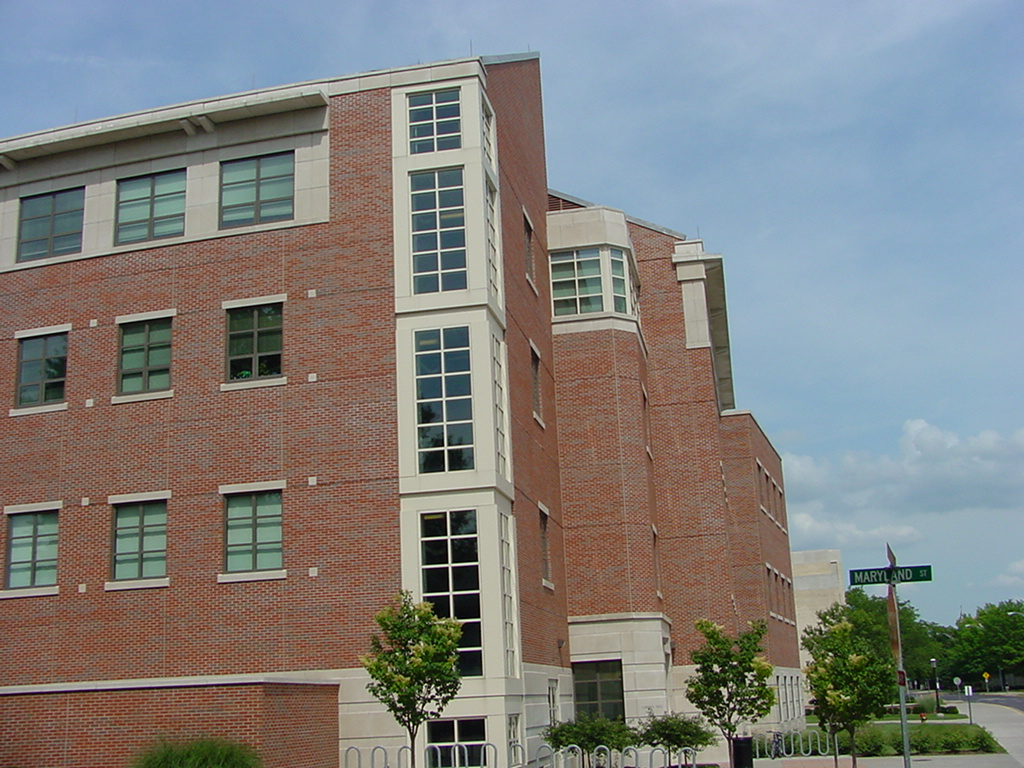
#> input picture assignment1-pictures/building.jpg, 1024 x 768 px
$ python a1.py ../assignment1-pictures/building.jpg
#> lines starting #> are read from the running program, lines starting #| are printed output that depends on the picture
import sys
import math
import cv2
from cv2 import threshold
import numpy as np
import time
from matplotlib import pyplot as plt
from scipy.ndimage.filters import maximum_filter1d


# main function
def main():
    # if the function call is incorrect
    if len(sys.argv) != 2:
            print("Incorrect number of paramaters!!\nPlease run this program using the following:\n'python a1.py <input_image>'")

    # if the function call is correct, run the program
    else:
        # read grayscale image & initialize
        image = cv2.imread(sys.argv[1], 0)
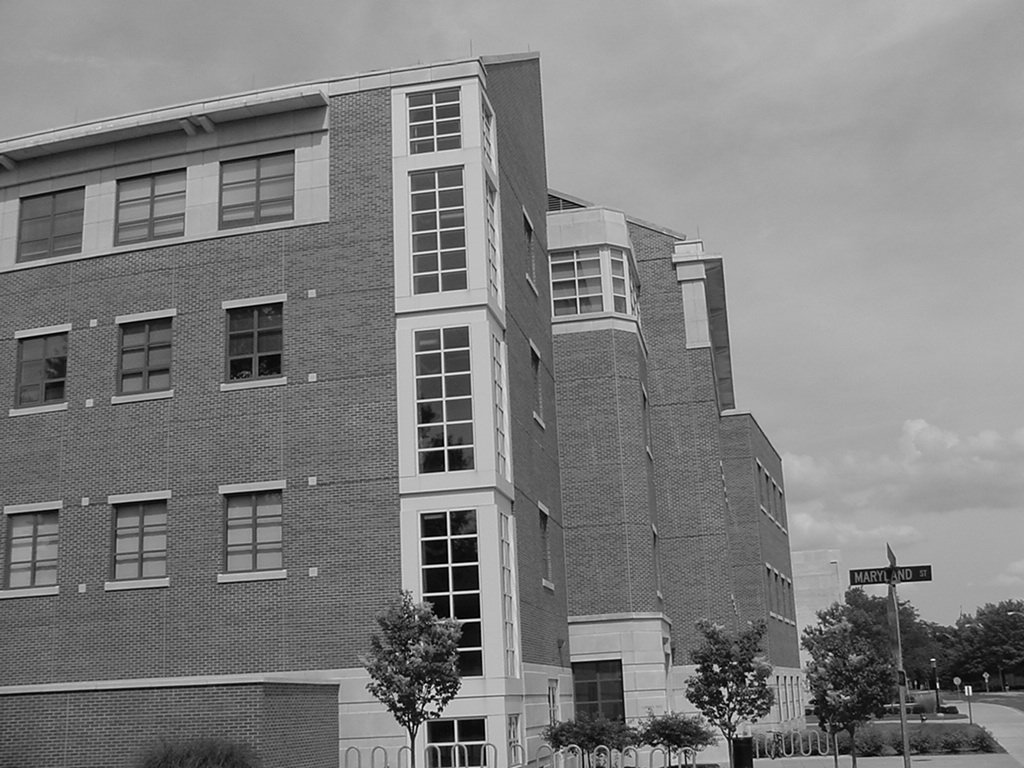
#> image: shape (768, 1024); min 0, max 255, mean 127.1
        h, w = image.shape
#> h = 768; w = 1024

        # display original image image
        cv2.imshow('Original Image', image)
        cv2.waitKey(0)

        plt.hist(image.ravel(),256,[0,256]); plt.show()
#> after `plt.hist(image.ravel(), 256, [0, 256])`:
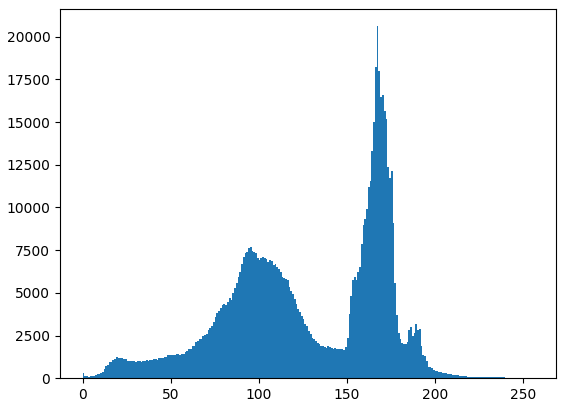
#> figure drawn by matplotlib, 1 panel; tallest bar 20611 high, from x = 167 to 168

#> (the run stopped early here; a loop or call above may not have finished)

$ run again, on assignment1-pictures/castle.jpg
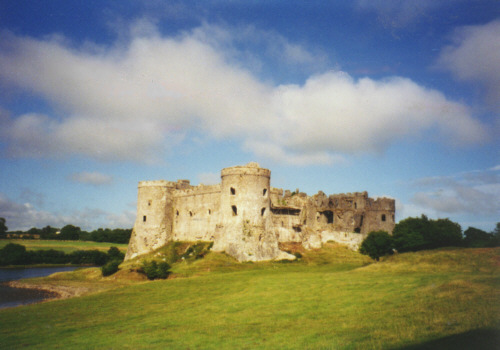
#> input picture assignment1-pictures/castle.jpg, 500 x 350 px
#> in main, `image = cv2.imread(sys.argv[1], 0)`:
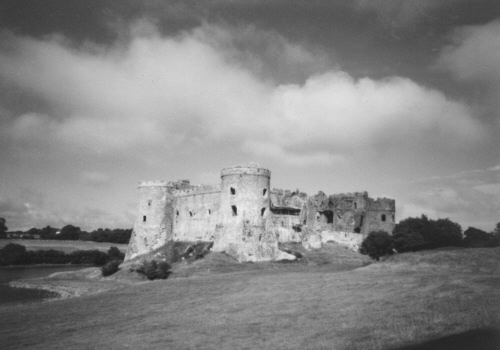
#> image: shape (350, 500); min 27, max 240, mean 134.3
#> in main, `plt.hist(image.ravel(), 256, [0, 256])`:
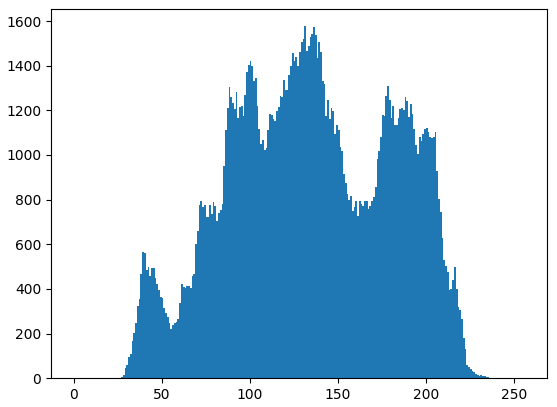
#> figure drawn by matplotlib, 1 panel; tallest bar 1577 high, from x = 131 to 132

$ run again, on assignment1-pictures/clown.jpg
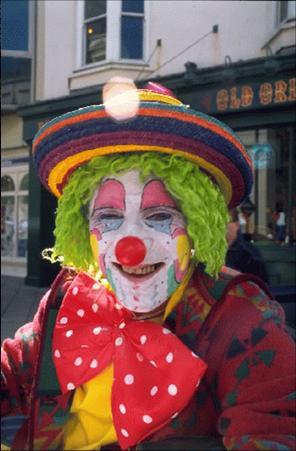
#> input picture assignment1-pictures/clown.jpg, 296 x 451 px
#> in main, `image = cv2.imread(sys.argv[1], 0)`:
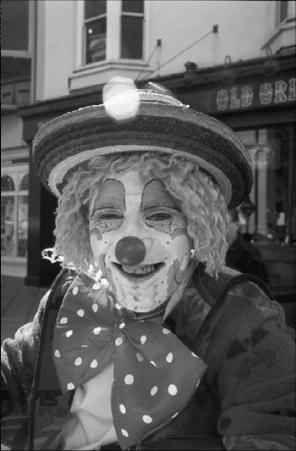
#> image: shape (451, 296); min 0, max 255, mean 93.5
#> in main, `plt.hist(image.ravel(), 256, [0, 256])`:
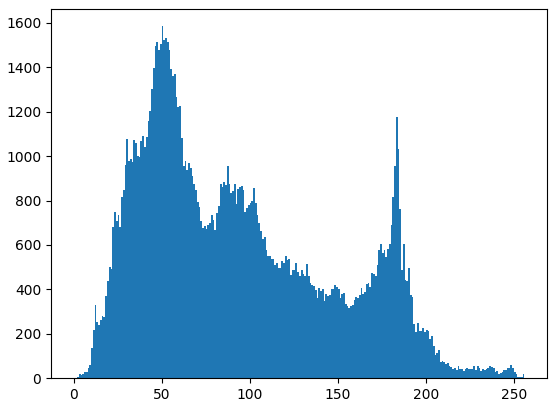
#> figure drawn by matplotlib, 1 panel; tallest bar 1585 high, from x = 50 to 51
